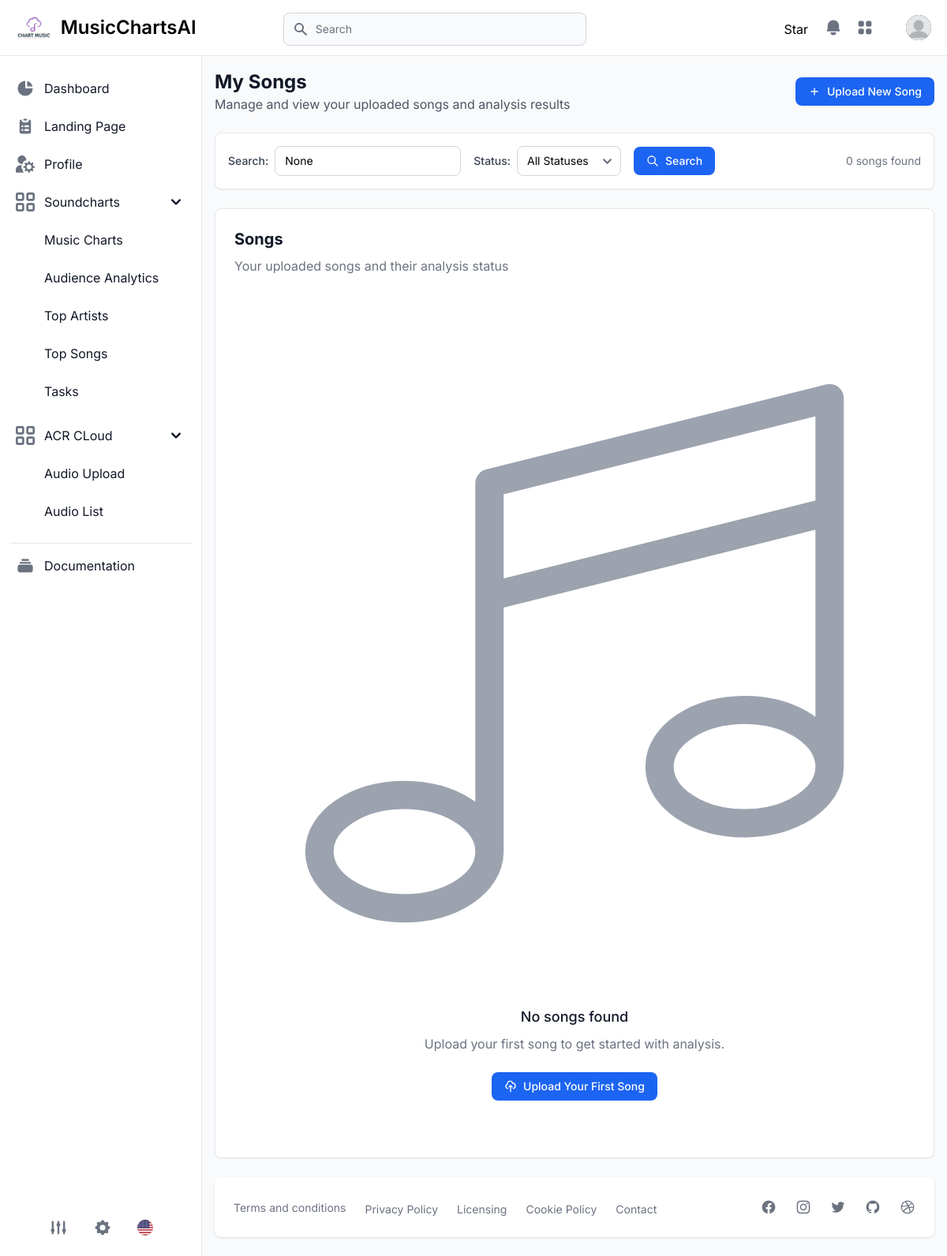
Before: /acrcloud/songs/ (signed in) with the older database file.
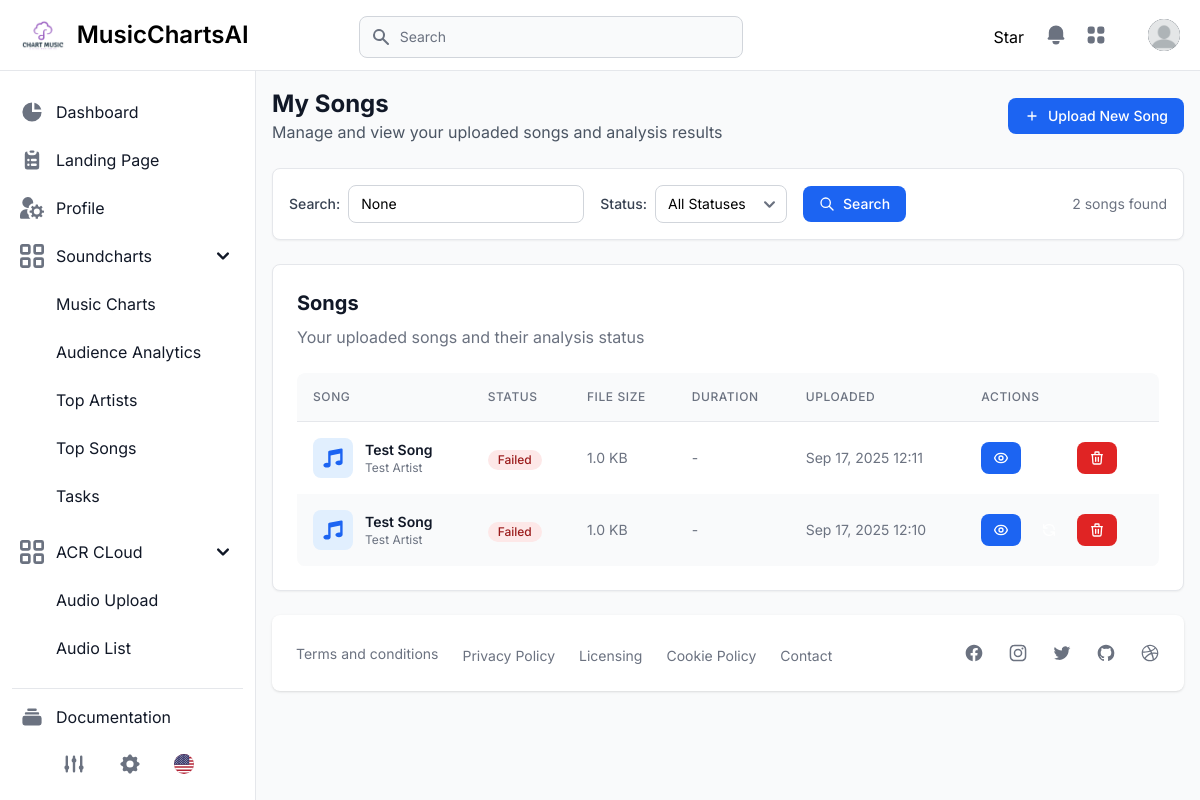
After: the same page with the newer database file.
### apps/acrcloud/models.py (models this page shows, shortened)
class Song(models.Model):
    STATUS_CHOICES = [
        ('uploaded', 'Uploaded'),
        ('processing', 'Processing'),
        ('analyzed', 'Analyzed'),
        ('failed', 'Failed'),
    ]
    id = models.UUIDField(primary_key=True, default=uuid.uuid4, editable=False)
    user = models.ForeignKey(User, on_delete=models.CASCADE, related_name='uploaded_songs')
    title = models.CharField(max_length=255, blank=True)
    artist = models.CharField(max_length=255, blank=True)
    audio_file = models.FileField(
        upload_to='acrcloud/songs/%Y/%m/%d/',
        validators=[FileExtensionValidator(allowed_extensions=['mp3', 'wav', 'm4a', 'flac', 'aac'])]
    )
    original_filename = models.CharField(max_length=255)
    file_size = models.BigIntegerField(help_text="File size in bytes")
    duration = models.FloatField(null=True, blank=True, help_text="Duration in seconds")
    status = models.CharField(max_length=20, choices=STATUS_CHOICES, default='uploaded')
    created_at = models.DateTimeField(auto_now_add=True)
    updated_at = models.DateTimeField(auto_now=True)
    class Meta:
        ordering = ['-created_at']
        verbose_name = "Song"
        verbose_name_plural = "Songs"

### apps/acrcloud/views.py (the view)
# urls.py: path("songs/", ViewAudiosView.as_view(), name="view_audios"),
@method_decorator(login_required, name='dispatch')
class ViewAudiosView(View):
    def get(self, request):
        songs = Song.objects.filter(user=request.user).order_by('-created_at')
        status_filter = request.GET.get('status')
        if status_filter:
            songs = songs.filter(status=status_filter)
        search_query = request.GET.get('search')
        if search_query:
            songs = songs.filter(
                Q(title__icontains=search_query) |
                Q(artist__icontains=search_query) |
                Q(original_filename__icontains=search_query)
            )
        context = {
            'songs': songs,
            'status_filter': status_filter,
            'search_query': search_query,
        }
        return render(request, 'acrcloud/view_audios.html', context)

### templates/acrcloud/view_audios.html (shortened to what the changed rows need)
{% extends "layouts/base.html" %}
{% load static %}
{% block content %}
<main>
  <div class="px-4 pt-6">
    <div class="mb-6">
      <div class="flex items-center justify-between">
        <div>
          <h1 class="text-2xl font-bold text-gray-900 dark:text-white">My Songs</h1>
        </div>
      </div>
    </div>
    <div class="mb-6 p-4 bg-white border border-gray-200 rounded-lg shadow-sm dark:border-gray-700 dark:bg-gray-800">
      <form method="get" class="flex flex-wrap items-center gap-4">
        <div class="flex items-center space-x-2">
          <label for="search" class="text-sm font-medium text-gray-700 dark:text-gray-300">Search:</label>
          <input type="text"
                 name="search"
                 id="search"
                 placeholder="Search songs..."
                 value="{{ search_query }}"
                 class="text-sm border border-gray-300 rounded-lg px-3 py-2 dark:bg-gray-700 dark:border-gray-600 dark:text-white">
        </div>
        <div class="flex items-center space-x-2">
          <label for="status" class="text-sm font-medium text-gray-700 dark:text-gray-300">Status:</label>
          <select name="status" id="status" class="text-sm border border-gray-300 rounded-lg px-3 py-2 dark:bg-gray-700 dark:border-gray-600 dark:text-white" onchange="this.form.submit()">
          </select>
        </div>
        <button type="submit" class="inline-flex items-center px-4 py-2 text-sm font-medium text-white bg-blue-600 rounded-lg hover:bg-blue-700 focus:ring-4 focus:ring-blue-300 dark:bg-blue-600 dark:hover:bg-blue-700 dark:focus:ring-blue-800">
          <svg class="w-4 h-4 mr-2" fill="none" stroke="currentColor" viewBox="0 0 24 24">
            <path stroke-linecap="round" stroke-linejoin="round" stroke-width="2" d="M21 21l-6-6m2-5a7 7 0 11-14 0 7 7 0 0114 0z"></path>
          </svg>
          Search
        </button>
        <div class="ml-auto text-sm text-gray-500 dark:text-gray-400">
          {{ songs|length }} song{{ songs|length|pluralize }} found
        </div>
      </form>
    </div>
    <div class="p-4 bg-white border border-gray-200 rounded-lg shadow-sm dark:border-gray-700 sm:p-6 dark:bg-gray-800">
      {% if songs %}
        <div class="flex flex-col mt-6">
          <div class="overflow-x-auto rounded-lg">
            <div class="inline-block min-w-full align-middle">
              <div class="overflow-hidden shadow sm:rounded-lg">
                <table class="min-w-full divide-y divide-gray-200 dark:divide-gray-600">
                  <thead class="bg-gray-50 dark:bg-gray-700">
                    <tr>
                      <th scope="col" class="p-4 text-xs font-medium tracking-wider text-left text-gray-500 uppercase dark:text-white">
                        Song
                      </th>
                      <th scope="col" class="p-4 text-xs font-medium tracking-wider text-left text-gray-500 uppercase dark:text-white">
                        Status
                      </th>
                      <th scope="col" class="p-4 text-xs font-medium tracking-wider text-left text-gray-500 uppercase dark:text-white">
                        File Size
                      </th>
                      <th scope="col" class="p-4 text-xs font-medium tracking-wider text-left text-gray-500 uppercase dark:text-white">
                        Duration
                      </th>
                      <th scope="col" class="p-4 text-xs font-medium tracking-wider text-left text-gray-500 uppercase dark:text-white">
                        Uploaded
                      </th>
                      <th scope="col" class="p-4 text-xs font-medium tracking-wider text-left text-gray-500 uppercase dark:text-white">
                        Actions
                      </th>
                    </tr>
                  </thead>
                  <tbody class="bg-white dark:bg-gray-800">
                    {% for song in songs %}
                    <tr class="{% cycle '' 'bg-gray-50 dark:bg-gray-700' %}">
                      <td class="p-4 text-sm font-normal text-gray-900 whitespace-nowrap dark:text-white">
                        <div class="flex items-center">
                          <div class="flex-shrink-0 w-10 h-10 bg-blue-100 dark:bg-blue-900 rounded-lg flex items-center justify-center mr-3">
                            <svg class="w-6 h-6 text-blue-600 dark:text-blue-400" fill="currentColor" viewBox="0 0 20 20">
                              <path d="M18 3a1 1 0 00-1.196-.98l-10 2A1 1 0 006 5v9.114A4.369 4.369 0 005 14c-1.657 0-3 .895-3 2s1.343 2 3 2 3-.895 3-2V7.82l8-1.6v5.894A4.369 4.369 0 0015 12c-1.657 0-3 .895-3 2s1.343 2 3 2 3-.895 3-2V3z"></path>
                            </svg>
                          </div>
                          <div>
                            <div class="font-semibold">{{ song.title|default:song.original_filename }}</div>
                            <div class="text-xs text-gray-500 dark:text-gray-400">{{ song.artist|default:"Unknown Artist" }}</div>
                          </div>
                        </div>
                      </td>
                      <td class="p-4 whitespace-nowrap">
                        {% if song.status == 'uploaded' %}
                          <span class="inline-flex items-center px-2.5 py-0.5 rounded-full text-xs font-medium bg-gray-100 text-gray-800 dark:bg-gray-700 dark:text-gray-200">
                            Uploaded
                          </span>
                        {% elif song.status == 'analyzed' %}
                          <span class="inline-flex items-center px-2.5 py-0.5 rounded-full text-xs font-medium bg-green-100 text-green-800 dark:bg-green-900 dark:text-green-200">
                            Analyzed
                          </span>
                        {% elif song.status == 'failed' %}
                          <span class="inline-flex items-center px-2.5 py-0.5 rounded-full text-xs font-medium bg-red-100 text-red-800 dark:bg-red-900 dark:text-red-200">
                            Failed
                          </span>
                        {% endif %}
                      </td>
                      <td class="p-4 text-sm font-normal text-gray-500 whitespace-nowrap dark:text-gray-400">
                        {{ song.file_size|filesizeformat }}
                      </td>
                      <td class="p-4 text-sm font-normal text-gray-500 whitespace-nowrap dark:text-gray-400">
                        {% if song.duration %}
                          {{ song.duration|floatformat:1 }}s
                        {% else %}
                          -
                        {% endif %}
                      </td>
                      <td class="p-4 text-sm font-normal text-gray-500 whitespace-nowrap dark:text-gray-400">
                        {{ song.created_at|date:"M d, Y H:i" }}
                      </td>
                      <td class="p-4 whitespace-nowrap">
                        <div class="flex items-center space-x-2">
                          <a href="{% url 'acrcloud:song_detail' song.id %}"
                             class="inline-flex items-center px-3 py-2 text-sm font-medium text-white bg-blue-600 rounded-lg hover:bg-blue-700 focus:ring-4 focus:ring-blue-300 dark:bg-blue-600 dark:hover:bg-blue-700 dark:focus:ring-blue-800"
                             title="View Details">
                          </a>
                          {% if song.status == 'failed' %}
                            <form method="post" action="{% url 'acrcloud:retry_analysis' song.id %}" class="inline">
                              <button type="submit"
                                      class="inline-flex items-center px-3 py-2 text-sm font-medium text-white bg-yellow-600 rounded-lg hover:bg-yellow-700 focus:ring-4 focus:ring-yellow-300 dark:bg-yellow-600 dark:hover:bg-yellow-700 dark:focus:ring-yellow-800"
                                      title="Retry Analysis"
                                      onclick="return confirm('Retry analysis for this song?')">
                                <svg class="w-4 h-4" fill="none" stroke="currentColor" viewBox="0 0 24 24">
                                  <path stroke-linecap="round" stroke-linejoin="round" stroke-width="2" d="M4 4v5h.582m15.356 2A8.001 8.001 0 004.582 9m0 0H9m11 11v-5h-.581m0 0a8.003 8.003 0 01-15.357-2m15.357 2H15"></path>
                                </svg>
                              </button>
                            </form>
                          {% endif %}
                          <form method="post" action="{% url 'acrcloud:delete_song' song.id %}" class="inline">
                            <button type="submit"
                                    class="inline-flex items-center px-3 py-2 text-sm font-medium text-white bg-red-600 rounded-lg hover:bg-red-700 focus:ring-4 focus:ring-red-300 dark:bg-red-600 dark:hover:bg-red-700 dark:focus:ring-red-800"
                                    title="Delete Song"
                                    onclick="return confirm('Are you sure you want to delete this song and all its analysis data?')">
                              <svg class="w-4 h-4" fill="none" stroke="currentColor" viewBox="0 0 24 24">
                                <path stroke-linecap="round" stroke-linejoin="round" stroke-width="2" d="M19 7l-.867 12.142A2 2 0 0116.138 21H7.862a2 2 0 01-1.995-1.858L5 7m5 4v6m4-6v6m1-10V4a1 1 0 00-1-1h-4a1 1 0 00-1 1v3M4 7h16"></path>
                              </svg>
                            </button>
                          </form>
                        </div>
                      </td>
                    </tr>
                    {% endfor %}
                  </tbody>
                </table>
              </div>
            </div>
          </div>
        </div>
      {% else %}
        <div class="text-center py-12">
          <h3 class="text-lg font-medium text-gray-900 dark:text-white mb-2">No songs found</h3>
          <p class="text-gray-500 dark:text-gray-400 mb-6">
            {% if search_query or status_filter %}
              Try adjusting your search or filter criteria.
            {% else %}
              Upload your first song to get started with analysis.
            {% endif %}
          </p>
          <a href="{% url 'acrcloud:upload_audio' %}" class="inline-flex items-center px-4 py-2 text-sm font-medium text-white bg-blue-600 rounded-lg hover:bg-blue-700 focus:ring-4 focus:ring-blue-300 dark:bg-blue-600 dark:hover:bg-blue-700 dark:focus:ring-blue-800">
            <svg class="w-4 h-4 mr-2" fill="none" stroke="currentColor" viewBox="0 0 24 24">
              <path stroke-linecap="round" stroke-linejoin="round" stroke-width="2" d="M7 16a4 4 0 01-.88-7.903A5 5 0 1115.9 6L16 6a5 5 0 011 9.9M15 13l-3-3m0 0l-3 3m3-3v12"></path>
            </svg>
            Upload Your First Song
          </a>
        </div>
      {% endif %}
    </div>
  </div>
</main>
{% endblock %}

Changed rows visible on the page:
added Song: title "Test Song", artist "Test Artist", status "Failed", file_size|filesizeformat "1.0 KB", created_at "Sep 17, 2025 12:11"
added Song: title "Test Song", artist "Test Artist", status "Failed", file_size|filesizeformat "1.0 KB", created_at "Sep 17, 2025 12:10"
Other visible differences:
{{ songs|length }}: "0" → "2"
text no longer shown: "No songs found Upload your first song to get started with analysis. Upload Your First Song"
text now shown: "SONG STATUS FILE SIZE DURATION UPLOADED ACTIONS"
